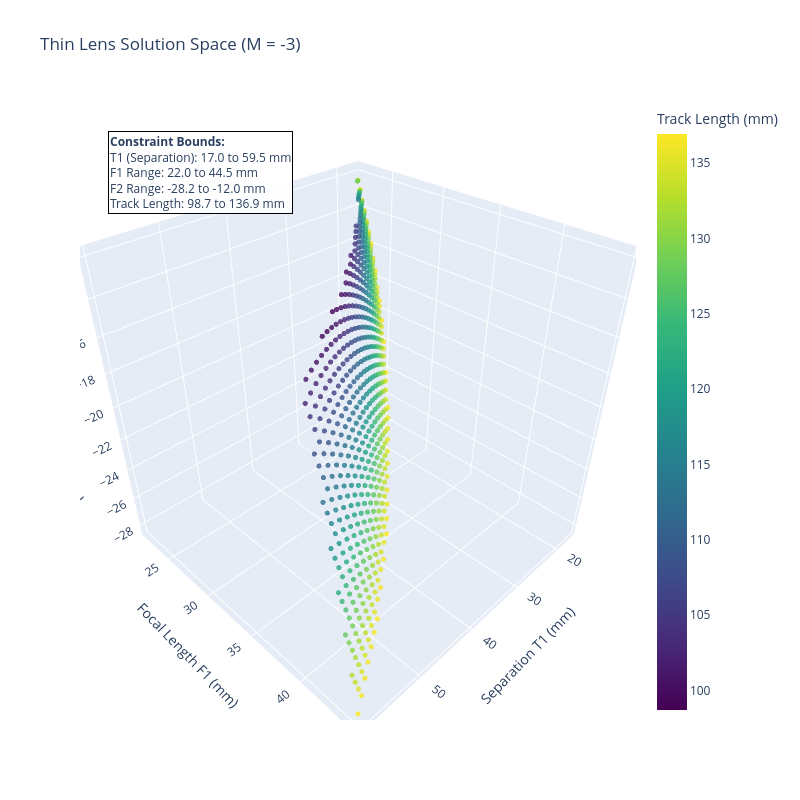

The code cell stored with this chart in its notebook:
### Code cell
import numpy as np
import plotly.graph_objects as go

# --- 1. Define Search Space ---
t1_range = np.arange(1, 60, 0.5)     
f1_range = np.arange(1, 100, 0.5)   
p1_range = 1 / f1_range

T1, P1 = np.meshgrid(t1_range, p1_range)

# --- 2. Paraxial Solve (Vectorized) ---
# P2 = (u1 - u2) / y2 logic
P2_num = (1.333333 - 100 * P1)
P2_den = (100 + T1 * (1 - 100 * P1))

with np.errstate(divide='ignore', invalid='ignore'):
    P2 = np.where(P2_den != 0, P2_num / P2_den, np.nan)

# --- 3. Physical Properties ---
F1 = 1 / P1
F2 = 1 / P2
Y2 = 100 + T1 * (1 - 100 * P1)
T2 = 3 * Y2
Lens_Track = T1 + T2

# --- 4. Apply Constraints ---
mask = (
    (T2 > 5) &
    (Lens_Track < 137) &         
    (np.abs(F2) > 12) &
    np.isfinite(P2) &
    (P2 != 0)
)

points = np.column_stack((T1[mask], F1[mask], F2[mask], T2[mask], Lens_Track[mask]))

# --- Range Calculations for Annotation ---
t1_min, t1_max = np.min(points[:, 0]), np.max(points[:, 0])
f1_min, f1_max = np.min(points[:, 1]), np.max(points[:, 1])
f2_min, f2_max = np.min(points[:, 2]), np.max(points[:, 2])
track_min, track_max = np.min(points[:, 4]), np.max(points[:, 4])

stats_text = (
    f"<b>Constraint Bounds:</b><br>"
    f"T1 (Separation): {t1_min:.1f} to {t1_max:.1f} mm<br>"
    f"F1 Range: {f1_min:.1f} to {f1_max:.1f} mm<br>"
    f"F2 Range: {f2_min:.1f} to {f2_max:.1f} mm<br>"
    f"Track Length: {track_min:.1f} to {track_max:.1f} mm"
)

print(f"Found {len(points)} valid designs.")

# --- 5. Plotting ---
fig = go.Figure(data=go.Scatter3d(
    x=points[:, 0],     # T1
    y=points[:, 1],     # F1
    z=points[:, 2],     # F2
    mode='markers',
    marker=dict(
        size=3,
        color=points[:, 4], # Color by Track Length
        colorscale='Viridis',
        colorbar=dict(title="Track Length (mm)"),
        showscale=True,
        opacity=0.8
    ),
    hovertemplate="<b>T1:</b> %{x:.1f}<br><b>F1:</b> %{y:.1f}<br><b>F2:</b> %{z:.1f}<br><b>Track:</b> %{marker.color:.1f}mm<extra></extra>"
))

# Add Annotation Box
fig.add_annotation(
    dict(
        xref="paper", yref="paper",
        x=0.05, y=0.95,
        showarrow=False,
        text=stats_text,
        bgcolor="rgba(255, 255, 255, 0.9)",
        bordercolor="black",
        borderwidth=1,
        font=dict(size=12),
        align="left"
    )
)

fig.update_layout(
    width=800, height=800,
    title="Thin Lens Solution Space (M = -3)",
    scene=dict(
        xaxis_title='Separation T1 (mm)',
        yaxis_title='Focal Length F1 (mm)',
        zaxis_title='Focal Length F2 (mm)',
        aspectmode='cube'
    )
)

fig.show()

### Figure 1 — Plotly figure (JSON) as saved in the notebook; plotly's stock layout.template omitted (floating-point values rounded to 4 significant figures; data arrays with more than 128 entries replaced by an {"elided": "..."} marker saying what was removed)
{"data": [{"hovertemplate": "<b>T1:</b> %{x:.1f}<br><b>F1:</b> %{y:.1f}<br><b>F2:</b> %{z:.1f}<br><b>Track:</b> %{marker.color:.1f}mm<extra></extra>", "marker": {"color": {"elided": "545 float values"}, "colorbar": {"title": {"text": "Track Length (mm)"}}, "colorscale": [[0, "#440154"], [0.1111, "#482878"], [0.2222, "#3e4989"], [0.3333, "#31688e"], [0.4444, "#26828e"], [0.5556, "#1f9e89"], [0.6667, "#35b779"], [0.7778, "#6ece58"], [0.8889, "#b5de2b"], [1, "#fde725"]], "opacity": 0.8, "showscale": true, "size": 3}, "mode": "markers", "type": "scatter3d", "x": {"elided": "545 float values"}, "y": {"elided": "545 float values"}, "z": {"elided": "545 float values"}}], "layout": {"annotations": [{"align": "left", "bgcolor": "rgba(255, 255, 255, 0.9)", "bordercolor": "black", "borderwidth": 1, "font": {"size": 12}, "showarrow": false, "text": "<b>Constraint Bounds:</b><br>T1 (Separation): 17.0 to 59.5 mm<br>F1 Range: 22.0 to 44.5 mm<br>F2 Range: -28.2 to -12.0 mm<br>Track Length: 98.7 to 136.9 mm", "x": 0.05, "xref": "paper", "y": 0.95, "yref": "paper"}], "height": 800, "scene": {"aspectmode": "cube", "xaxis": {"title": {"text": "Separation T1 (mm)"}}, "yaxis": {"title": {"text": "Focal Length F1 (mm)"}}, "zaxis": {"title": {"text": "Focal Length F2 (mm)"}}}, "title": {"text": "Thin Lens Solution Space (M = -3)"}, "width": 800}}
